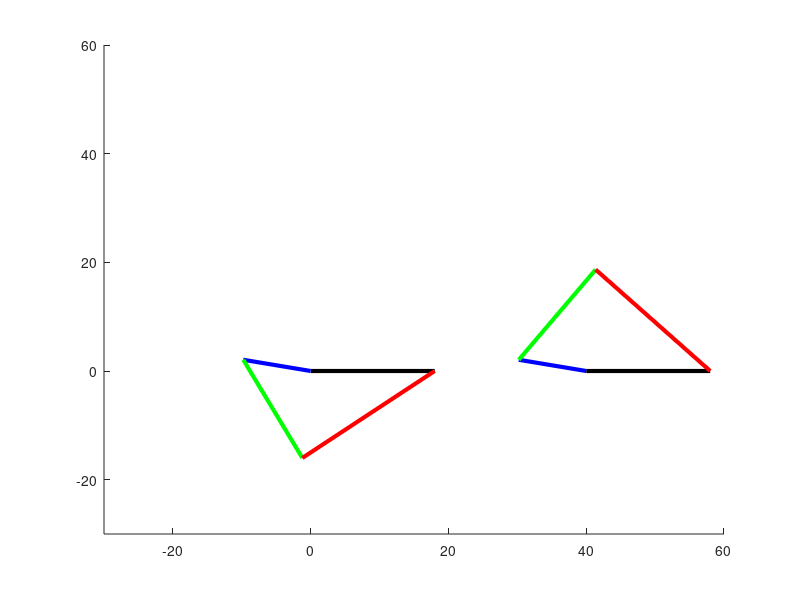

Recreate this plot in MATLAB.
%% 2.b and 3.b

% ---links---
r1 = 18;
r2 = 10;
r3 = 20;
r4 = 25;

% link lengths for q3.b
% r1 = 3.8033;
% r2 = 1.316;
% r3 = 1.9168;
% r4 = 1.1702;


k1 = r1/r2;
k2 = r1/r4;
k3 = (r2^2 + r1^2 - r3^2 + r4^2)/(2*r2*r4); 

for angle2=0:0.5:5*pi

    a = ( k2*cos(angle2) ) - k3 - cos(angle2) + k1;
    b = ( 2*sin(angle2) );
    c = ( k2*cos(angle2))  - k3 + cos(angle2) - k1;

    determinant = b^2 - (4*a*c);
    
    t1 = (-b + sqrt(determinant))/(2*a);
    t2 = (-b - sqrt(determinant))/(2*a);

    angle4_1 =2*atan(t1);
    angle4_2 = 2*atan(t2);

    angle3_1 = acos( ((r4*cos(angle4_1) + r1 - r2*cos(angle2))/r3) );
    angle3_2 = acos( (r4*cos(angle4_2) + r1 - r2*cos(angle2))/r3 );
%     q3.b
%     x1_1 = 10;
    x1_1 = 40;
    y1_1 = 0;
    
    x1_2 = 0;
    y1_2 = 0;
        
    x2_1 = x1_1 + (r2*cos(angle2));
    y2_1 = y1_1 + (r2*sin(angle2));

    x2_2 = x1_2 + (r2*cos(angle2));
    y2_2 = y1_2 + (r2*sin(angle2));
    
    x3_1 = x2_1 + (r3*cos(angle3_1));
    y3_1 = y2_1 + (r3*sin(angle3_1));
    
    x3_2 = x1_2 + r1 + (r4*cos(angle4_2));
    y3_2 = y1_2 + r4*sin(angle4_2);

    x4_1 = x1_1 + r1;
    y4_1 = y1_1;
    
    x4_2 = x1_2 +r1;
    y4_2 = y1_2;

    drawnow
        clf
%         q3.b
%         axis([-10 20 -10 20]);
        axis([-30 60 -30 60]);
        line([x1_1 x4_1], [y1_1 y4_1], 'Color', 'black', 'LineWidth', 3);
        line([x1_1 x2_1], [y1_1 y2_1], 'Color', 'blue', 'LineWidth', 3);
        line([x2_1 x3_1], [y2_1 y3_1], 'Color', 'green', 'LineWidth', 3);
        line([x3_1 x4_1], [y3_1 y4_1], 'Color', 'red', 'LineWidth', 3);
        
        line([x1_2 x4_2], [y1_2 y4_2], 'Color', 'black', 'LineWidth', 3);
        line([x1_2 x2_2], [y1_2 y2_2], 'Color', 'blue', 'LineWidth', 3);
        line([x2_2 x3_2], [y2_2 y3_2], 'Color', 'green', 'LineWidth', 3);
        line([x3_2 x4_2], [y3_2 y4_2], 'Color', 'red', 'LineWidth', 3);
    
end